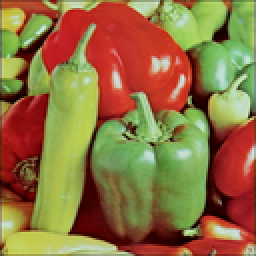
%> input picture poc/poclab6/zdjecia/peppers3_512x512.bmp, 128 x 128 px, shrunk from 512 x 512 before the run (shown 2 times larger)
$ octave vmf2.m   (GNU Octave 9; MATLAB toolbox functions it lacks are replaced by stand-ins)
%> lines starting %> are read from the running program, lines starting %| are printed output that depends on the picture
I = imread('peppers3_512x512.bmp');
%> I is the input picture: size 128x128x3 uint8; mean R, G, B 144.5, 113.2, 64.4
imshow(I);
figure;
x1 = imnoise(I,'salt & pepper', 0.01);
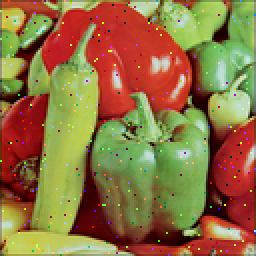
%> x1: size 128x128x3 uint8 (shown 2 times larger); mean R, G, B 144.3, 113.4, 65.1
x2 = imnoise(I,'salt & pepper', 0.02);
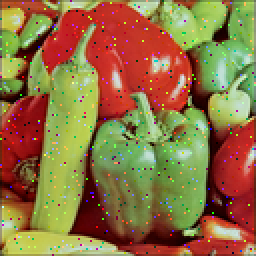
%> x2: size 128x128x3 uint8 (shown 2 times larger); mean R, G, B 144, 113.3, 65.8
x10 = imnoise(I,'salt & pepper', 0.10);
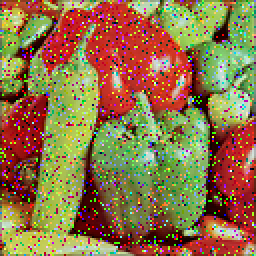
%> x10: size 128x128x3 uint8 (shown 2 times larger); mean R, G, B 143, 114.9, 71.4
imshow(x1);
figure;
imshow(x2);
figure;
imshow(x10);
figure;
L1Image = x1;
L2Image2 = x1;
L1Imagex2 = x2;
L2Image2x2 = x2;
L1Imagex10 = x10;
L2Image2x10 = x10;

[rows,columns,kanal] = size(I);
%> rows = 128; columns = 128; kanal = 3
promien_okna = 1;
rozmiar_okna = (2*promien_okna+1).^2;
for i = 1+promien_okna:rows-2
    for j = 1+promien_okna:columns-2
        vectors_set = reshape(L1Image(i-promien_okna:i+promien_okna,j-promien_okna:j+promien_okna,:),rozmiar_okna,1,kanal);
        vectors_set = reshape(permute(vectors_set,[2,3,1]),kanal,[])';
        [n, d] = size (vectors_set);
        dist = pdist(vectors_set,'cityblock');
        dist = squareform(dist);
        dist = sum(dist,2);
        indx = find(dist==min(dist));
        median_vec = vectors_set(indx,:);
        L1Image(i,j,:)= median_vec(1,:);
        dist2 = pdist(vectors_set,'euclidean');
        dist2 = squareform(dist2);
        dist2 = sum(dist2,2);
        indx = find(dist2==min(dist2));
        median_vec = vectors_set(indx,:);
        L2Image2(i,j,:)= median_vec(1,:);
    end
end
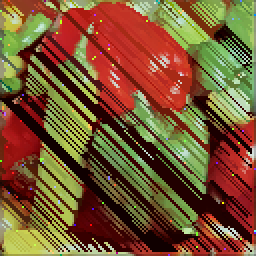
%> L1Image: size 128x128x3 uint8 (shown 2 times larger); mean R, G, B 121.2, 84.8, 48.7
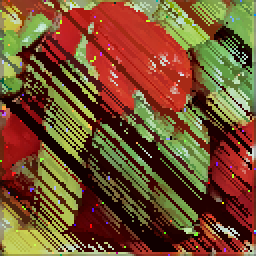
%> L2Image2: size 128x128x3 uint8 (shown 2 times larger); mean R, G, B 117.5, 80.4, 46.1

%> (the run ends here)
